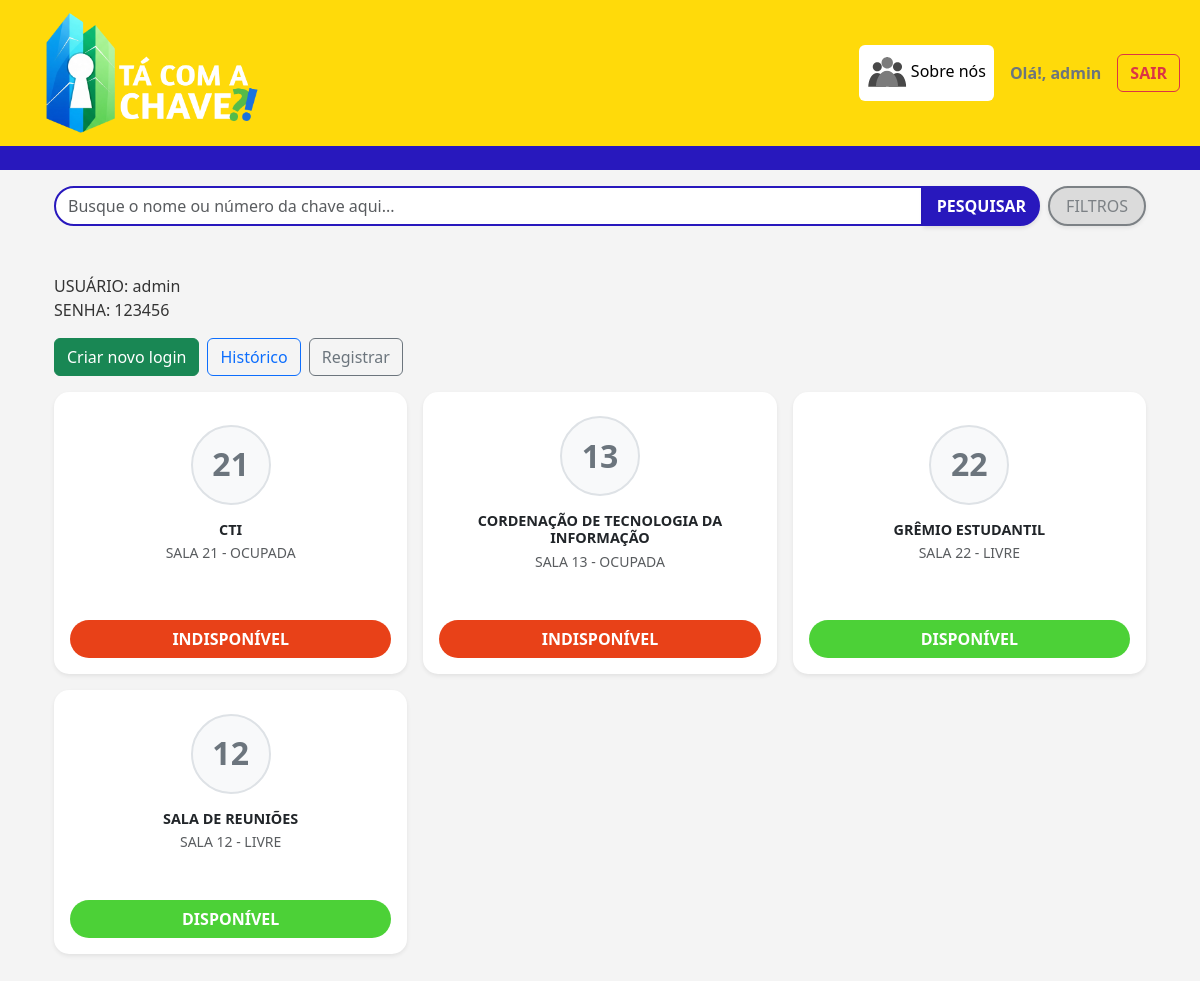
The app's page / (signed in) with its own data.
### core/models.py (models this page shows, shortened)
class Chave(models.Model):
    STATUS_CHOICES = [
        ('disponivel', 'Disponível'),
        ('indisponivel', 'Indisponível'),
    ]
    nome_sala = models.CharField(max_length=100, help_text="Nome da sala ou do local (Ex: Laboratório de Redes)")
    numero_porta = models.CharField(max_length=45, blank=True, help_text="Número da porta (Ex: 101 ou B203)")
    status = models.CharField(max_length=12, choices=STATUS_CHOICES, default='disponivel', help_text="Status atual da chave")

### core/views.py (the view)
# urls.py: path('', views.index, name="index"),
def index (request):
    q = request.GET.get('q', '').strip()
    if q:
        chaves = Chave.objects.filter(
            Q(nome_sala__icontains=q) |
            Q(numero_porta__icontains=q)
        ).order_by('nome_sala')
    else:
        chaves = Chave.objects.all().order_by('nome_sala')
    return render(request, 'index.html', {
        'chaves': chaves,
        'q': q,
    })

### core/templates/index.html (shortened to what this page needs)
{% extends 'base/base.html' %}
{% block content %}
<section class="barra-pesquisa">
    <div class="container-fluid">
        <form class="d-flex" role="search" method="get" action="{% url 'index' %}">
            <input name="q" class="form-control campo-pesquisa" type="search" placeholder="Busque o nome ou número da chave aqui..." aria-label="Search" value="{{ q|default_if_none:'' }}" />
            <button class="btn btn-pesquisa me-2" type="submit">PESQUISAR</button>
            <button class="btn btn-light rounded-pill shadow-sm btn-filtros" type="button">FILTROS</button>
        </form>
    </div>
</section>
<main>
    <div class="container py-5">
        <p>USUÁRIO: admin <br>
        SENHA: 123456</p>
        {% if user.is_authenticated %}
            <div class="mb-3 d-flex gap-2">
                {% if user.is_staff %}
                    <a href="{% url 'criar_login' %}" class="btn btn-success">Criar novo login</a>
                {% endif %}
                {% if user.is_staff or request.session.usuario_perfil == 'porteiro' %}
                    <a href="{% url 'historico' %}" class="btn btn-outline-primary">Histórico</a>
                    <a href="{% url 'registrar_movimentacao' %}" class="btn btn-outline-secondary">Registrar</a>
                {% endif %}
            </div>
        {% endif %}
        <div class="row row-cols-1 row-cols-sm-2 row-cols-md-3 g-3">
            {% for chave in chaves %}
            <div class="col">
                <div class="card h-100 shadow-sm text-center border-0" style="border-radius: 15px; overflow: hidden;">
                    <div class="card-body d-flex flex-column align-items-center justify-content-center pt-4">
                        <div class="rounded-circle bg-light d-flex align-items-center justify-content-center mb-3"
                            style="width: 80px; height: 80px; border: 2px solid #dee2e6;">
                            <h2 class="m-0 text-secondary fw-bold">{{ chave.numero_porta }}</h2>
                        </div>
                        <h5 class="card-title fw-bold text-uppercase mb-1" style="font-size: 0.9rem;">
                            {{ chave.nome_sala }}
                        </h5>
                        <p class="text-muted small mb-3">
                            SALA {{ chave.numero_porta }} -
                            {% if chave.status == 'disponivel' %} LIVRE {% else %} OCUPADA {% endif %}
                        </p>
                    </div>
                    <div class="card-footer bg-transparent border-0 p-3">
                        {% if chave.status == 'disponivel' %}
                            <button class="btn w-100 fw-bold text-white" style="background-color: #4cd137; border-radius: 20px;">
                                DISPONÍVEL
                            </button>
                        {% else %}
                            <button class="btn w-100 fw-bold text-white" style="background-color: #e84118; border-radius: 20px;">
                                INDISPONÍVEL
                            </button>
                        {% endif %}
                    </div>
                </div>
            </div>
            {% empty %}
                <div class="col-12 text-center">
                    <p>Nenhuma chave encontrada.</p>
                </div>
            {% endfor %}
        </div>
    </div>
</main>
{% endblock %}

### core/templates/base/cabecalho.html (shortened to what this page needs)
{% load static %}
<!DOCTYPE html>
<html lang="en">
<head>
    <link rel="stylesheet" href="{% static 'style.css'%}">
</head>
<body>
    <nav class="navbar navbar-expand-lg header">
        <div class="container-fluid">
            <a class="navbar-brand" href="{% url 'index' %}"><img src="../../static/img/main-logo.png" class="img-fluid main-logo" alt=""></a>
            <div class="collapse navbar-collapse justify-content-end me-2" id="navbarNavDropdown">
                <ul class="navbar-nav">
                    <li class="nav-item bg-white rounded me-3">
                        <a class="nav-link text-black" aria-current="page" href="{% url 'sobrenos' %}"><img src="../../static/img/icons/sobrenos-icon.svg" class="img-fluid me-1" alt="">Sobre nós</a>
                    </li>
                    <div class="d-flex align-items-center">
                        {% if request.session.usuario_id %}
                            <span class="me-3 fw-bold text-secondary">Olá!, {{ request.session.usuario_nome }}</span>
                            <form action="{% url 'logout' %}" method="post">
                                <button type="submit" class="btn btn-outline-danger fw-bold">
                                    SAIR
                                </button>
                            </form>
                        {% else %}
                            <a href="{% url 'login' %}" class="btn btn-light fw-bold text-secondary shadow-sm">
                                <i class="bi bi-box-arrow-in-right me-2"></i> LOGIN
                            </a>
                        {% endif %}
                    </div>
                </ul>
            </div>
        </div>
    </nav>
    <div class="under-header"></div>
</body>
</html>

### core/static/style.css (style rules this page uses)
* { margin: 0; padding: 0; box-sizing: border-box; }
body { font-family: 'Segoe UI', Tahoma, Geneva, Verdana, sans-serif; background-color: #f4f4f4; color: #333; }
.header { margin-bottom: 1 em; background-color: #FFDA0A; }
.under-header { background-color: #2818BD; height: 1.5em; margin-bottom: 1em; }
.main-logo { height: 6em; margin-left: 1em; }
.campo-pesquisa { border-radius: 2em 0em 0em 2em; border: #2818BD 2px solid; }
.btn-pesquisa { border-radius: 0em 2em 2em 0em; border: #2818BD 2px solid; background-color: #2818BD; color: white; font-weight: bold; box-shadow: 0 2px 4px rgba(0,0,0,0.1); }
.btn-filtros { background-color: #dbdbdb; color: #7c8185; border: #7c8185 2px solid; border-radius: 50px; padding: 6px 16px; box-shadow: 0 2px 4px rgba(0,0,0,0.1); }

### records on screen
Chave: numero_porta "21", nome_sala "CTI", status "OCUPADA"
Chave: numero_porta "13", nome_sala "CORDENAÇÃO DE TECNOLOGIA DA INFORMAÇÃO", status "OCUPADA"
Chave: numero_porta "22", nome_sala "GRÊMIO ESTUDANTIL", status "LIVRE"
Chave: numero_porta "12", nome_sala "SALA DE REUNIÕES", status "LIVRE"

### other values on screen
{{ request.session.usuario_nome }} "admin"
